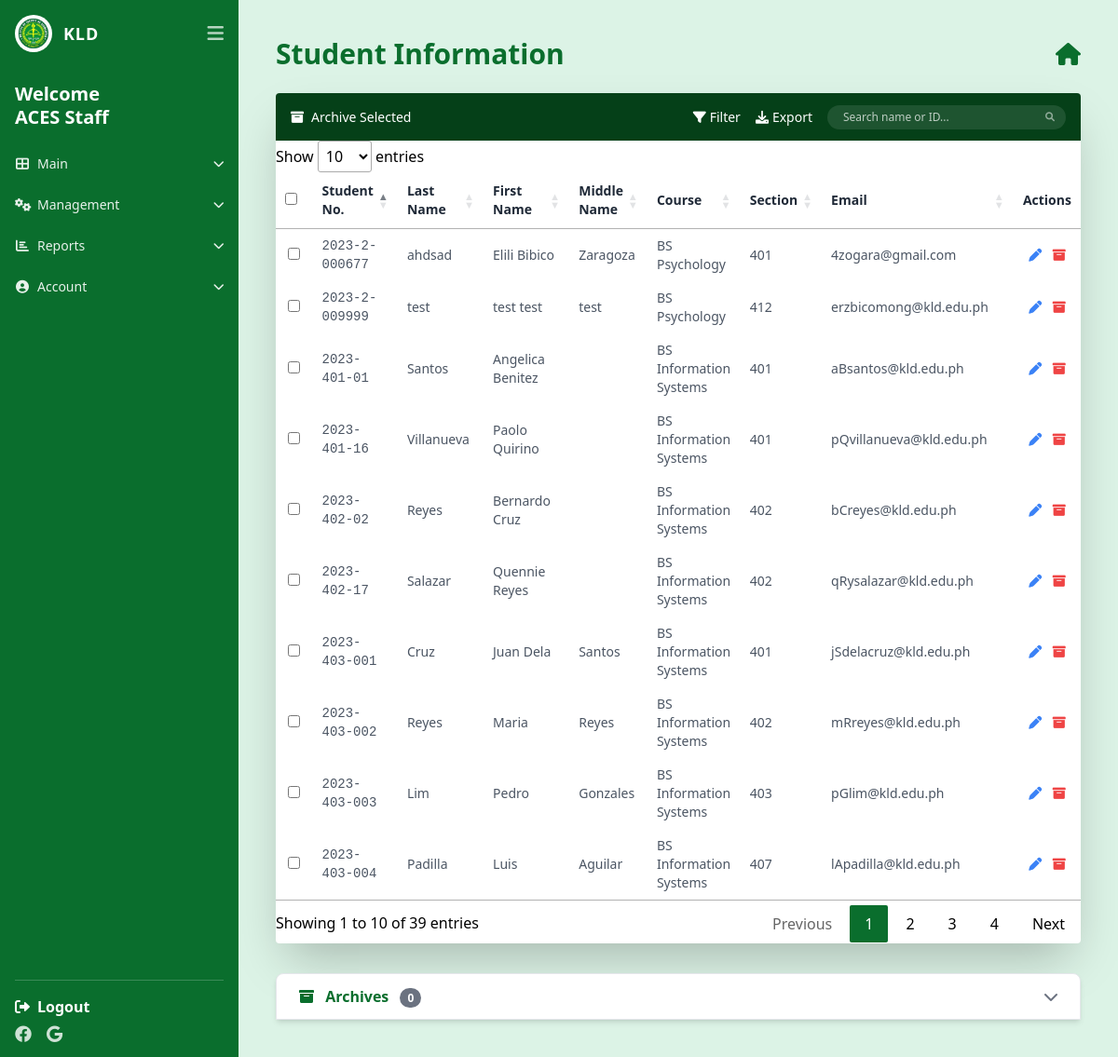
Page /staff/students.php (signed in) on the committed database.
### tables this page shows
CREATE TABLE `users` (
  `user_id` int(11) NOT NULL AUTO_INCREMENT,
  `email` varchar(100) NOT NULL,
  `password_hash` varchar(255) NOT NULL,
  `is_verified` tinyint(1) NOT NULL DEFAULT 0,
  `verification_token` varchar(64) DEFAULT NULL,
  `verification_expires` datetime DEFAULT NULL,
  `reset_token` varchar(64) DEFAULT NULL,
  `reset_expires` datetime DEFAULT NULL,
  `full_name` varchar(100) NOT NULL,
  `role` enum('student','staff') NOT NULL,
  `staff_role` enum('admin','lead','viewer') DEFAULT 'viewer',
  `is_active` tinyint(1) NOT NULL DEFAULT 1,
  `created_by` int(11) DEFAULT NULL,
  `created_at` datetime DEFAULT current_timestamp(),
  PRIMARY KEY (`user_id`),
  UNIQUE KEY `email` (`email`),
  KEY `idx_staff_role` (`staff_role`)
);

CREATE TABLE `students` (
  `student_id` varchar(50) NOT NULL,
  `user_id` int(11) NOT NULL,
  `section` varchar(50) NOT NULL,
  `program` varchar(100) NOT NULL,
  `middle_name` varchar(50) DEFAULT NULL,
  `suffix` varchar(10) DEFAULT NULL,
  `telephone` varchar(20) DEFAULT NULL,
  `mobile` varchar(20) DEFAULT NULL,
  `username` varchar(50) DEFAULT NULL,
  `is_deleted` tinyint(1) DEFAULT 0,
  PRIMARY KEY (`student_id`),
  UNIQUE KEY `user_id` (`user_id`),
  UNIQUE KEY `username` (`username`),
  CONSTRAINT `students_ibfk_1` FOREIGN KEY (`user_id`) REFERENCES `users` (`user_id`) ON DELETE CASCADE
);

### includes/auth.php (called while the page is built, shortened)
<?php
function isViewer() {
    return isset($_SESSION['role']) && $_SESSION['role'] === 'staff' && isset($_SESSION['staff_role']) && $_SESSION['staff_role'] === 'viewer';
}
?>

### staff/students.php (the view, shortened to what this page needs)
<?php
require_once __DIR__ . '/../includes/auth.php';
$stmt = $pdo->prepare("SELECT full_name FROM users WHERE user_id = ?");
$stmt->execute([$_SESSION['user_id']]);
$staff = $stmt->fetch();
$staff_name = $staff['full_name'] ?? '';
$sql_active = "SELECT s.student_id, s.program, s.section, s.middle_name, u.full_name, u.email FROM students s JOIN users u ON s.user_id = u.user_id WHERE s.is_deleted = 0";
$params = [];
$stmt_active = $pdo->prepare($sql_active);
$stmt_active->execute($params);
$active_students = $stmt_active->fetchAll();
$sql_archived = "SELECT s.student_id, s.program, s.section, s.middle_name, u.full_name, u.email FROM students s JOIN users u ON s.user_id = u.user_id WHERE s.is_deleted = 1";
$arch_params = [];
$stmt_archived = $pdo->prepare($sql_archived);
$stmt_archived->execute($arch_params);
$archived_students = $stmt_archived->fetchAll();
function parseStudentName($full_name, $middle_name) {
    $parts = explode(' ', trim($full_name));
    if (!empty($middle_name)) {
        $middle_parts = explode(' ', trim($middle_name));
        foreach ($middle_parts as $mp) {
            $key = array_search($mp, $parts);
            if ($key !== false) {
                unset($parts[$key]);
            }
        }
        $parts = array_values($parts);
    }
    $last = '';
    $first = '';
    if (count($parts) >= 2) {
        $last = array_pop($parts);
        $first = implode(' ', $parts);
    } elseif (count($parts) == 1) {
        $last = $parts[0];
        $first = '';
    }
    return [
        'first'  => $first,
        'last'   => $last,
        'middle' => $middle_name
    ];
}
?>
<!DOCTYPE html>
<html lang="en">
<head>
    <script src="https://cdn.tailwindcss.com"></script>
    <link rel="stylesheet" href="https://cdnjs.cloudflare.com/ajax/libs/font-awesome/6.0.0/css/all.min.css">
    <link rel="stylesheet" href="https://cdn.datatables.net/1.13.4/css/jquery.dataTables.min.css">
</head>
<body class="bg-[#dcf3e6] font-sans h-screen flex flex-col md:flex-row overflow-hidden">
    <?php include '../includes/staff_sidebar.php'; ?>
    <main class="flex-1 p-4 md:p-10 overflow-y-auto no-scrollbar">
        <div class="flex justify-between items-center mb-6">
            <h1 class="text-3xl font-bold text-[#0a6e2d]">Student Information</h1>
            <a href="dashboard.php" class="text-[#0a6e2d]"><i class="fa-solid fa-house text-2xl"></i></a>
        </div>
        <div class="bg-white rounded shadow-2xl overflow-hidden">
            <div class="bg-[#054018] px-4 py-3 flex flex-wrap items-center justify-between gap-3">
                <button id="bulkArchiveBtn" class="text-white text-sm flex items-center gap-2"><i class="fa-solid fa-box-archive"></i> Archive Selected</button>
                <div class="flex gap-4">
                    <button type="button" class="text-white text-sm flex items-center gap-1" data-bs-toggle="modal" data-bs-target="#filterModal"><i class="fa-solid fa-filter"></i> Filter</button>
                    <button id="exportBtn" class="text-white text-sm flex items-center gap-1"><i class="fa-solid fa-download"></i> Export</button>
                    <div class="relative">
                        <input type="text" id="searchInput" placeholder="Search name or ID..." class="py-1 px-4 pr-10 rounded-full text-xs outline-none w-48 md:w-64 border border-transparent focus:border-green-400 bg-white/10 text-white placeholder-white/70">
                        <i class="fa-solid fa-magnifying-glass absolute right-3 top-2 text-white/50 text-[10px]"></i>
                    </div>
                </div>
            </div>
            <div class="overflow-x-auto">
                <table id="studentsTable" class="min-w-full bg-white text-left text-sm">
                    <thead>
                        <tr class="text-gray-800 font-bold border-b">
                            <th class="py-4 px-6 w-10"><input type="checkbox" id="selectAllCheckbox"></th>
                            <th class="py-4 px-6">Student No.</th>
                            <th class="py-4 px-2">Last Name</th>
                            <th class="py-4 px-2">First Name</th>
                            <th class="py-4 px-2">Middle Name</th>
                            <th class="py-4 px-2">Course</th>
                            <th class="py-4 px-2">Section</th>
                            <th class="py-4 px-2">Email</th>
                            <th class="py-4 px-2 text-center">Actions</th>
                        </tr>
                    </thead>
                    <tbody class="text-gray-600">
                        <?php foreach ($active_students as $student):
                            $name_parts = parseStudentName($student['full_name'], $student['middle_name']);
                        ?>
                            <tr class="border-b border-gray-50 hover:bg-gray-50 transition" data-id="<?= $student['student_id'] ?>">
                                <td class="py-4 px-6 text-center"><input type="checkbox" class="row-checkbox" value="<?= $student['student_id'] ?>"></td>
                                <td class="py-4 px-6 font-mono"><?= htmlspecialchars($student['student_id']) ?></td>
                                <td class="py-4 px-2"><?= htmlspecialchars($name_parts['last']) ?></td>
                                <td class="py-4 px-2"><?= htmlspecialchars($name_parts['first']) ?></td>
                                <td class="py-4 px-2"><?= htmlspecialchars($student['middle_name']) ?></td>
                                <td class="py-4 px-2"><?= htmlspecialchars($student['program']) ?></td>
                                <td class="py-4 px-2"><?= htmlspecialchars($student['section']) ?></td>
                                <td class="py-4 px-2"><?= htmlspecialchars($student['email']) ?></td>
                                <td class="py-4 px-2 text-center">
                                    <button class="edit-student text-blue-500 hover:text-blue-700 mr-2"
                                        data-student-id="<?= $student['student_id'] ?>"
                                        data-last="<?= htmlspecialchars($name_parts['last']) ?>"
                                        data-first="<?= htmlspecialchars($name_parts['first']) ?>"
                                        data-middle="<?= htmlspecialchars($student['middle_name']) ?>"
                                        data-course="<?= htmlspecialchars($student['program']) ?>"
                                        data-section="<?= htmlspecialchars($student['section']) ?>"
                                        data-email="<?= htmlspecialchars($student['email']) ?>">
                                        <i class="fa-solid fa-pen"></i>
                                    </button>
                                    <form method="POST" style="display:inline;">
                                        <button type="submit" class="text-red-500 hover:text-red-700" onclick="return confirm('Archive this student?')"><i class="fa-solid fa-archive"></i></button>
                                    </form>
                                </td>
                            </tr>
                        <?php endforeach; ?>
                    </tbody>
                </table>
            </div>
        </div>
        <div class="mt-8">
            <div id="archiveHeader" class="flex justify-between items-center cursor-pointer bg-white rounded-t-lg px-6 py-3 shadow-md border border-gray-200">
                <div class="font-bold text-[#0a6e2d]"><i class="fas fa-archive mr-2"></i> Archives <span class="bg-gray-500 text-white rounded-full px-2 py-0.5 text-xs ml-2"><?= count($archived_students) ?></span></div>
                <i class="fas fa-chevron-down transition-transform duration-200 text-gray-500"></i>
            </div>
        </div>
    </main>
</body>
</html>

### includes/staff_sidebar.php (shortened to what this page needs)
<aside id="staffSidebar" class="hidden md:flex w-64 bg-[#0a6e2d] text-white flex-col justify-between p-4 shrink-0 h-full transition-all duration-300 overflow-hidden">
    <div>
        <div class="flex items-center justify-between mb-8">
            <div class="flex items-center gap-3" id="sidebarBrand">
                <img src="../assets/images/kld_logo.png" class="w-10 h-10 rounded-full border border-white/20 bg-white p-0.5 object-contain" alt="KLD">
                <span class="font-bold tracking-wider text-lg sidebar-text">KLD</span>
            </div>
            <button id="sidebarToggleBtn" class="text-white/70 hover:text-white text-xl focus:outline-none">
                <i class="fas fa-bars"></i>
            </button>
        </div>
        <div class="mb-6 sidebar-text">
            <h2 class="text-xl font-bold leading-tight">Welcome<br><?= htmlspecialchars($staff_name) ?></h2>
        </div>
        <nav class="space-y-4 text-sm opacity-90">
            <div class="sidebar-group">
                <button class="group-header flex items-center justify-between w-full text-left hover:text-green-200 py-1">
                    <span><i class="fas fa-th-large mr-2 w-4 text-center"></i><span class="sidebar-text">Main</span></span>
                    <i class="fas fa-chevron-down text-xs transition-transform duration-200 sidebar-text"></i>
                </button>
            </div>
            <?php if (!isViewer()): ?>
            <div class="sidebar-group">
                <button class="group-header flex items-center justify-between w-full text-left hover:text-green-200 py-1">
                    <span><i class="fas fa-cogs mr-2 w-4 text-center"></i><span class="sidebar-text">Management</span></span>
                    <i class="fas fa-chevron-down text-xs transition-transform duration-200 sidebar-text"></i>
                </button>
            </div>
            <?php endif; ?>
            <div class="sidebar-group">
                <button class="group-header flex items-center justify-between w-full text-left hover:text-green-200 py-1">
                    <span><i class="fas fa-chart-bar mr-2 w-4 text-center"></i><span class="sidebar-text">Reports</span></span>
                    <i class="fas fa-chevron-down text-xs transition-transform duration-200 sidebar-text"></i>
                </button>
            </div>
            <div class="sidebar-group">
                <button class="group-header flex items-center justify-between w-full text-left hover:text-green-200 py-1">
                    <span><i class="fas fa-user-circle mr-2 w-4 text-center"></i><span class="sidebar-text">Account</span></span>
                    <i class="fas fa-chevron-down text-xs transition-transform duration-200 sidebar-text"></i>
                </button>
            </div>
        </nav>
    </div>
    <div class="mt-auto pt-4 border-t border-white/20">
        <a href="../logout.php" class="block font-bold hover:text-red-300 sidebar-text mb-2">
            <i class="fas fa-sign-out-alt mr-2 w-4 text-center"></i><span class="sidebar-text">Logout</span>
        </a>
        <div class="flex gap-4 text-lg opacity-80 sidebar-text">
            <i class="fa-brands fa-facebook cursor-pointer"></i>
            <i class="fa-brands fa-google cursor-pointer"></i>
        </div>
    </div>
</aside>

### staff/students.php (style rules this page uses)
.no-scrollbar { -ms-overflow-style: none; scrollbar-width: none; }

### rows in the picture
users: full_name "ACES Staff"
students: student_id "2023-2-000677", user+middle_name "ahdsad", user+middle_name "Elili Bibico", middle_name "Zaragoza", program "BS Psychology", section "401", user.email "4zogara@gmail.com"
students: student_id "2023-2-009999", middle_name "test", user+middle_name "test test", program "BS Psychology", section "412", user.email "erzbicomong@kld.edu.ph"
students: student_id "2023-401-01", user+middle_name "Santos", user+middle_name "Angelica Benitez", program "BS Information Systems", section "401", user.email "aBsantos@kld.edu.ph"
students: student_id "2023-401-16", user+middle_name "Villanueva", user+middle_name "Paolo Quirino", program "BS Information Systems", section "401", user.email "pQvillanueva@kld.edu.ph"
students: student_id "2023-402-02", user+middle_name "Reyes", user+middle_name "Bernardo Cruz", program "BS Information Systems", section "402", user.email "bCreyes@kld.edu.ph"
students: student_id "2023-402-17", user+middle_name "Salazar", user+middle_name "Quennie Reyes", program "BS Information Systems", section "402", user.email "qRysalazar@kld.edu.ph"
students: student_id "2023-403-001", user+middle_name "Cruz", user+middle_name "Juan Dela", middle_name "Santos", program "BS Information Systems", section "401", user.email "jSdelacruz@kld.edu.ph"
students: student_id "2023-403-002", middle_name "Reyes", user+middle_name "Maria", program "BS Information Systems", section "402", user.email "mRreyes@kld.edu.ph"
students: student_id "2023-403-003", user+middle_name "Lim", user+middle_name "Pedro", middle_name "Gonzales", program "BS Information Systems", section "403", user.email "pGlim@kld.edu.ph"
students: student_id "2023-403-004", user+middle_name "Padilla", user+middle_name "Luis", middle_name "Aguilar", program "BS Information Systems", section "407", user.email "lApadilla@kld.edu.ph"

### other values in the picture
count($archived_students) "0"
